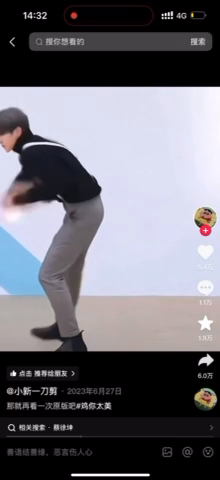
#> input picture frame 23 of 7e7ca4ac00ddf608798e4ede18839bc8(1).mp4, 220 x 480 px
$ python 'video(4).py'
#> lines starting #> are read from the running program, lines starting #| are printed output that depends on the picture; after the words box and inside, x2 and y2 are one past the last pixel; in counts of white or black regions, pixels touching at a corner belong together; pictures that were not available may be replaced by others from this repository, and a replacement may not be noted
import cv2
import cv2 as cv
import numpy as np

inputf='7e7ca4ac00ddf608798e4ede18839bc8(1).mp4'
inputb='f34a84dfaef8377ff47751f4fb917361.mp4'
output='output1.mp4'

f_cap=cv.VideoCapture(inputf)
b_cap=cv.VideoCapture(inputb)

fwidth=int(f_cap.get(cv.CAP_PROP_FRAME_WIDTH))
fheight=int(f_cap.get(cv.CAP_PROP_FRAME_HEIGHT))
ffps=round(f_cap.get(cv.CAP_PROP_FPS))


fourcc = cv.VideoWriter_fourcc(*'mp4v')
capWrite = cv.VideoWriter(output, fourcc, ffps, (fwidth, fheight))

bfps=round(b_cap.get(cv.CAP_PROP_FPS))
bframeCount=int(b_cap.get(cv.CAP_PROP_FRAME_COUNT))

def edge1(binary):
    img = np.zeros_like(binary, dtype=np.uint8)
    for i in range(1, fheight - 1):
        for j in range(1, fwidth - 1):
            if binary[i, j] == 0:
                img[i, j] = 255
            else:
                sum = (binary[i - 1, j] + binary[i + 1, j] +
                                 binary[i, j + 1] + binary[i, j - 1] +
                                 binary[i - 1, j + 1] + binary[i - 1, j - 1] +
                                 binary[i + 1, j - 1] + binary[i + 1, j + 1])
                if sum == 0:
                    img[i, j] = 0
    return img

while f_cap.isOpened():
    retf,framef=f_cap.read()
#> framef is the input picture: shape (480, 220, 3); mean B, G, R 116, 107.8, 109.1
    if not retf:
        break

    cindex=int(f_cap.get(cv.CAP_PROP_POS_FRAMES))-1
    bindex=int((cindex*bfps/ffps)%bframeCount)
    b_cap.set(cv.CAP_PROP_POS_FRAMES,bindex)

    retb,frameb=b_cap.read()
    if not retb:
        b_cap.set(cv.CAP_PROP_POS_FRAMES,0)
        retb,frameb=b_cap.read()

    fgray=cv.cvtColor(framef,cv.COLOR_BGR2GRAY)
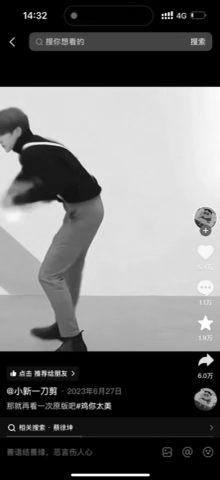
#> fgray: shape (480, 220); min 0, max 254, mean 109
    _,binary_fframe=cv.threshold(fgray, 128 ,255,cv.THRESH_BINARY)
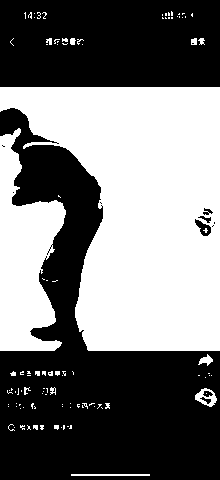
#> binary_fframe: shape (480, 220); 46.3% white; 106 white regions (89 under 20 px), largest, box (x1, y1, x2, y2) and area: (0, 87, 220, 351) 38964, (0, 128, 66, 351) 8685, (195, 388, 217, 407) 205
    edge2=edge1(binary_fframe)
#> after the loop in edge1, `for i in range(1, fheight - 1):`:
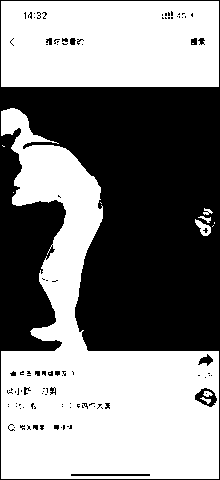
#> img: shape (480, 220); 52.9% white; 105 black regions (89 under 20 px), largest, box (x1, y1, x2, y2) and area: (0, 0, 220, 480) 48541, (195, 388, 217, 407) 205, (71, 474, 150, 476) 158


    if frameb.shape[:2] != framef.shape[:2]:
        frameb = cv.resize(frameb, (framef.shape[1], framef.shape[0]))

    fore=cv.bitwise_and(framef,framef,mask=edge2)
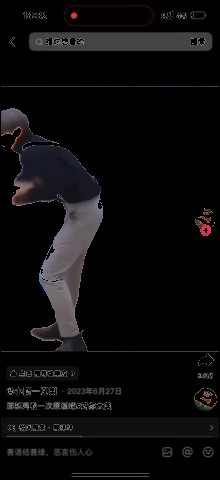
#> fore: shape (480, 220, 3); mean B, G, R 12.7, 11.4, 12.9
    back2=cv.bitwise_not(edge2)
    back=cv.bitwise_and(frameb,frameb,mask=back2)
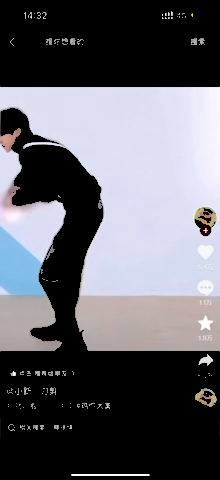
#> back: shape (480, 220, 3); mean B, G, R 103.2, 96.4, 96.3
    if fore.shape != back.shape:
        back = cv.resize(back, (fore.shape[1], fore.shape[0]))
    combined_frame=cv.add(fore,back)

    capWrite.write(combined_frame)


f_cap.release()
b_cap.release()
capWrite.release()
cv.destroyAllWindows()

$ run again, starting later in the video
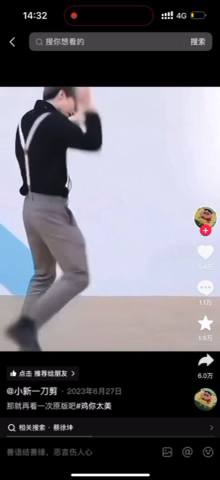
#> input picture frame 107 of 7e7ca4ac00ddf608798e4ede18839bc8(1).mp4, 220 x 480 px
#> framef is the input picture: shape (480, 220, 3); mean B, G, R 113.7, 105.6, 107.4
#> `_,binary_fframe=cv.threshold(fgray, 128 ,255,cv.THRESH_BINARY)`:
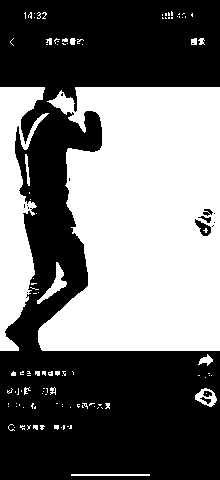
#> binary_fframe: shape (480, 220); 44.7% white; 111 white regions (92 under 20 px), largest, box (x1, y1, x2, y2) and area: (38, 87, 220, 351) 38857, (0, 87, 49, 351) 6713, (37, 262, 67, 304) 340
#> back2: shape (480, 220); 45.6% white; 110 white regions (92 under 20 px), largest, box (x1, y1, x2, y2) and area: (0, 0, 220, 480) 46438, (37, 262, 67, 304) 340, (195, 388, 217, 407) 206
#> `back=cv.bitwise_and(frameb,frameb,mask=back2)`:
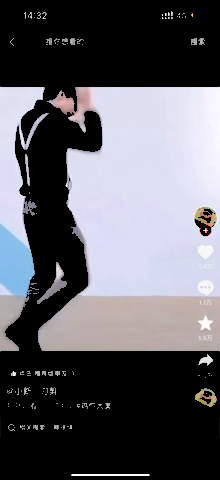
#> back: shape (480, 220, 3); mean B, G, R 99.2, 92.7, 93

$ run again, starting later in the video
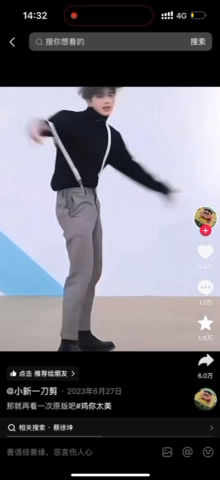
#> input picture frame 190 of 7e7ca4ac00ddf608798e4ede18839bc8(1).mp4, 220 x 480 px
#> framef is the input picture: shape (480, 220, 3); mean B, G, R 114.6, 105.9, 107.1
#> `_,binary_fframe=cv.threshold(fgray, 128 ,255,cv.THRESH_BINARY)`:
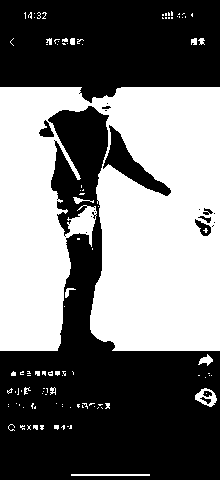
#> binary_fframe: shape (480, 220); 46% white; 107 white regions (89 under 20 px), largest, box (x1, y1, x2, y2) and area: (0, 87, 220, 351) 47172, (195, 388, 217, 407) 207, (71, 474, 150, 476) 158
#> back2: shape (480, 220); 46.8% white; 107 white regions (89 under 20 px), largest, box (x1, y1, x2, y2) and area: (0, 0, 220, 480) 48040, (195, 388, 217, 407) 207, (71, 474, 150, 476) 158
#> `back=cv.bitwise_and(frameb,frameb,mask=back2)`:
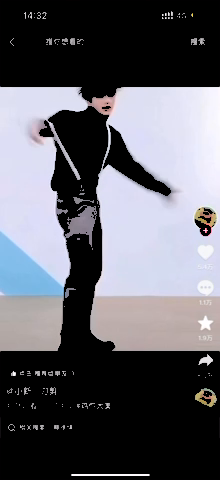
#> back: shape (480, 220, 3); mean B, G, R 101.6, 94.5, 94.4
